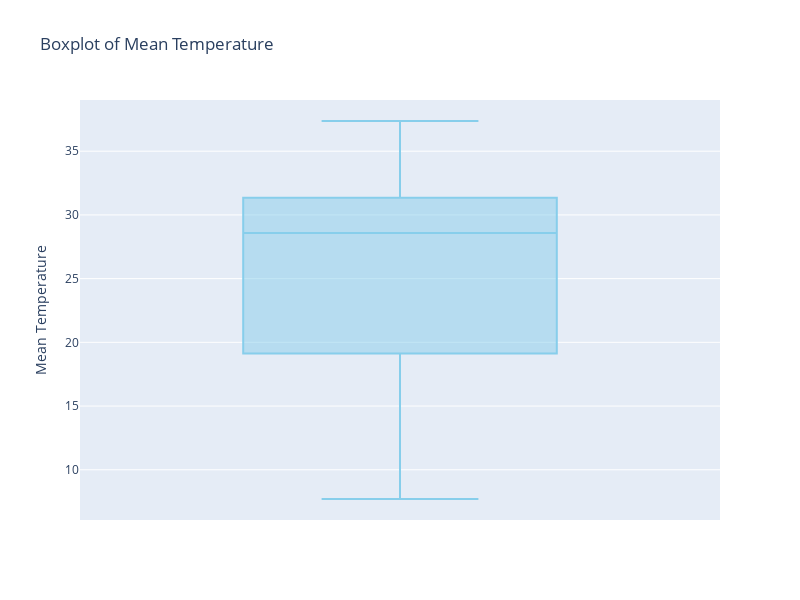

The code cell stored with this chart in its notebook:
### Markdown cell above
## Box plot of temperature

### Code cell
fig = px.box(train, y='meantemp', title='Boxplot of Mean Temperature', color_discrete_sequence=['skyblue'])


fig.update_layout(
    yaxis_title='Mean Temperature',
    xaxis_title='',
    width=800, 
    height=600 
)


fig.show()

### Figure 1 — Plotly figure (JSON) as saved in the notebook; plotly's stock layout.template omitted (floating-point values rounded to 4 significant figures; data arrays with more than 128 entries replaced by an {"elided": "..."} marker saying what was removed)
{"data": [{"alignmentgroup": "True", "hovertemplate": "meantemp=%{y}<extra></extra>", "legendgroup": "", "marker": {"color": "skyblue"}, "name": "", "notched": false, "offsetgroup": "", "orientation": "v", "showlegend": false, "type": "box", "x0": " ", "xaxis": "x", "y": {"elided": "200 float values"}, "y0": " ", "yaxis": "y"}], "layout": {"boxmode": "group", "height": 600, "legend": {"tracegroupgap": 0}, "title": {"text": "Boxplot of Mean Temperature"}, "width": 800, "xaxis": {"anchor": "y", "autorange": true, "domain": [0, 1], "range": [-0.5, 0.5], "title": {"text": ""}, "type": "category"}, "yaxis": {"anchor": "x", "autorange": true, "domain": [0, 1], "range": [6.058, 39.02], "title": {"text": "Mean Temperature"}, "type": "linear"}}}
